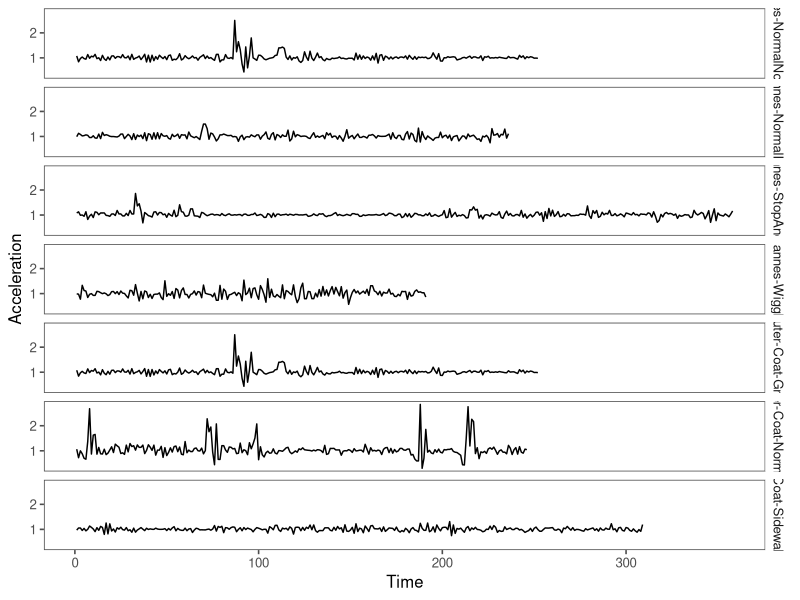

The R source for this figure:
library(ggplot2)
library(ggthemes)

dall <- read.csv("all.csv")
pdf("accelerationplot.pdf",width=10,height=7)
print(ggplot(dall,aes(x=obs,y=acc)) + facet_grid(exp~.)+ geom_line() + theme_few() + xlab("Time") + ylab("Acceleration"))
dev.off()

